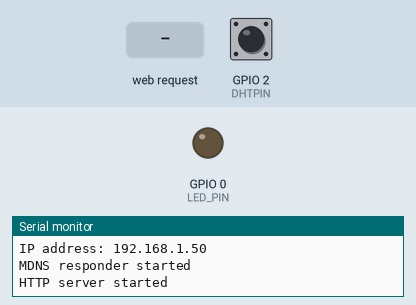
The sketch below on a simulated ESP8266 (NodeMCU). Shown: output pins drawn as LEDs (lit = HIGH), the last lines printed to the serial monitor. Inputs (shaded band) come from the test bench; at power-on: GPIO 2 (DHTPIN) HIGH. WiFi joins after 1.5 s; servers stay silent unless stated.

Above: at 2.7 s.
2.8 s: HTTP request GET /pin1on received
At 3.8 s:
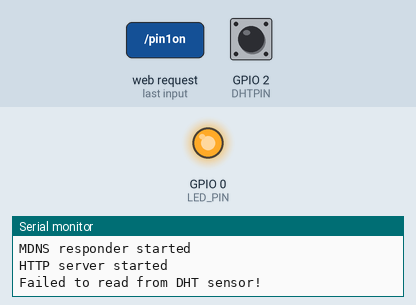
4.3 s: HTTP request GET /pin1off received
At 4.9 s:
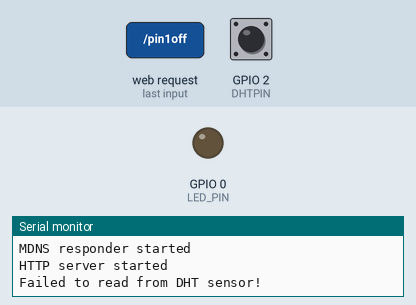
Timing chart, 0 to 7.3 s (numbered marks = the images above; inputs shaded):
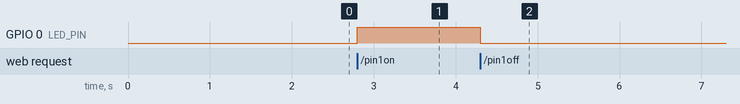

The sketch:

esp8266_humidity_server.ino
```cpp
/* DHTServer - ESP8266 Webserver with a DHT sensor as an input

   Based on ESP8266Webserver, DHTexample, and BlinkWithoutDelay (thank you)

   Version 1.0  5/3/2014  Version 1.0   Mike Barela for Adafruit Industries
*/
#include <ESP8266WiFi.h>
#include <WiFiClient.h>
#include <ESP8266WebServer.h>
#include <ESP8266mDNS.h>
#include <DHT.h>
#define DHTTYPE DHT22
#define DHTPIN  2
#define LED_PIN 0

const char* ssid     = "BTHub4-6TPJ";
const char* password = "649c46a487";
MDNSResponder mdns;
ESP8266WebServer server(80);

// Initialize DHT sensor
// NOTE: For working with a faster than ATmega328p 16 MHz Arduino chip, like an ESP8266,
// you need to increase the threshold for cycle counts considered a 1 or 0.
// You can do this by passing a 3rd parameter for this threshold.  It's a bit
// of fiddling to find the right value, but in general the faster the CPU the
// higher the value.  The default for a 16mhz AVR is a value of 6.  For an
// Arduino Due that runs at 84mhz a value of 30 works.
// This is for the ESP8266 processor on ESP-01
DHT dht(DHTPIN, DHTTYPE, 11); // 11 works fine for ESP8266

float humidity, temp_f, temp_c;  // Values read from sensor
String webString="";     // String to display
// Generally, you should use "unsigned long" for variables that hold time
unsigned long previousMillis = 0;        // will store last temp was read
const long interval = 2000;              // interval at which to read sensor

void handle_root() {
  gettemperature();
  server.send(200, "text/html", "<body bgcolor=#ffe4c4><h2>Hygrometer with<br>DHT22 sensor</h2><h3><font color=green><IMG SRC=http://esp8266.fancon.cz/common/hyg.gif WIDTH=64 HEIGHT=64><br><input style=text-align: center type=text size=4 name=j value="+String((int)humidity)+"> % of relative humidity<br><br><IMG SRC=http://esp8266.fancon.cz/common/tmp.gif WIDTH=64 HEIGHT=64><br><input style=text-align: center type=text size=4 name=p value="+String((int)temp_c)+"> Temperature grade C<br><input style=text-align: center type=text size=4 name=p value="+String((int)temp_f)+"> Temperature grade F</font></h3><p>GPIO0 <a href=/pin1on><button>ON</button></a>&nbsp;<a href=/pin1off><button>OFF</button></a></p></body>");
  delay(100);
}

void setup(void)
{
  // You can open the Arduino IDE Serial Monitor window to see what the code is doing
  Serial.begin(115200);  // Serial connection from ESP-01 via 3.3v console cable
  dht.begin();           // initialize temperature sensor
  pinMode(LED_PIN, OUTPUT);
  // Connect to WiFi network
  WiFi.begin(ssid, password);
  Serial.print("\n\r \n\rWorking to connect");

  // Wait for connection
  while (WiFi.status() != WL_CONNECTED) {
    delay(500);
    Serial.print(".");
  }
  Serial.println("");
  Serial.println("DHT Weather Reading Server");
  Serial.print("Connected to ");
  Serial.println(ssid);
  Serial.print("IP address: ");
  Serial.println(WiFi.localIP());
  if (mdns.begin("esp8266", WiFi.localIP())) {
    Serial.println("MDNS responder started");
  }
  server.on("/", handle_root);
  server.on("/pin1on", [](){digitalWrite(LED_PIN, HIGH);handle_root();});
  server.on("/pin1off", [](){digitalWrite(LED_PIN, LOW);handle_root();});

  server.on("/temp", [](){  // if you add this subdirectory to your webserver call, you get text below :)
    gettemperature();       // read sensor
    webString="Temperature: "+String((int)temp_c)+" C, "+String((int)temp_f)+" F";   // Arduino has a hard time with float to string
    server.send(200, "text/plain", webString);            // send to someones browser when asked
  });

  server.on("/humidity", [](){  // if you add this subdirectory to your webserver call, you get text below :)
    gettemperature();           // read sensor
    webString="Humidity: "+String((int)humidity)+"%";
    server.send(200, "text/plain", webString);               // send to someones browser when asked
  });

  server.begin();
  Serial.println("HTTP server started");
}

void loop(void)
{
  server.handleClient();
}

void gettemperature() {
  // Wait at least 2 seconds seconds between measurements.
  // if the difference between the current time and last time you read
  // the sensor is bigger than the interval you set, read the sensor
  // Works better than delay for things happening elsewhere also
  unsigned long currentMillis = millis();

  if(currentMillis - previousMillis >= interval) {
    // save the last time you read the sensor
    previousMillis = currentMillis;

    // Reading temperature for humidity takes about 250 milliseconds!
    // Sensor readings may also be up to 2 seconds 'old' (it's a very slow sensor)
    humidity = dht.readHumidity();          // Read humidity (percent)
    temp_f = dht.readTemperature(true);     // Read temperature as Fahrenheit
    temp_c = dht.readTemperature(false);
    // Check if any reads failed and exit early (to try again).
    if (isnan(humidity) || isnan(temp_f) || isnan(temp_c)) {
      Serial.println("Failed to read from DHT sensor!");
      return;
    } else {
      Serial.println("Temp: "+String((int)temp_c)+" Humidity: "+String((int)humidity)+".");
    }
  }
}
```

Measured:
- after the input at 2.8 s, GPIO 0 (LED_PIN): LOW → HIGH at once
- after the input at 4.3 s, GPIO 0 (LED_PIN): HIGH → LOW at once
